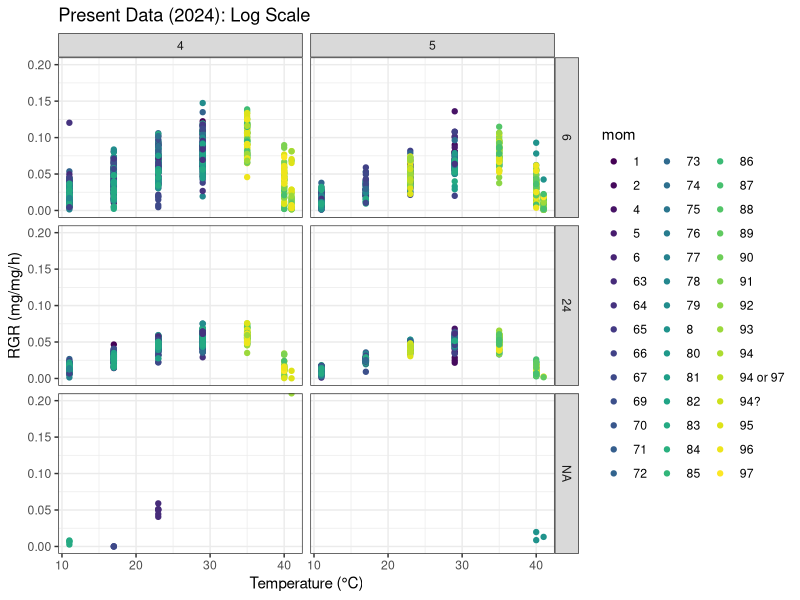
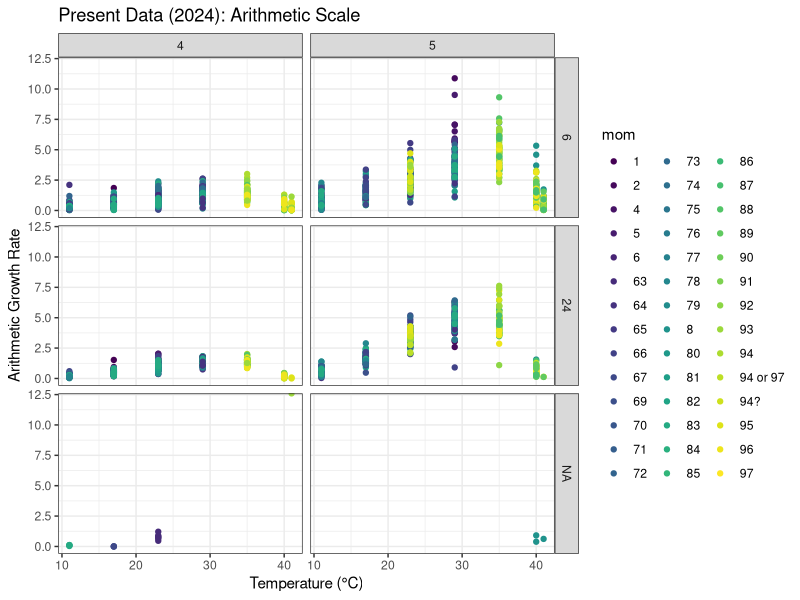
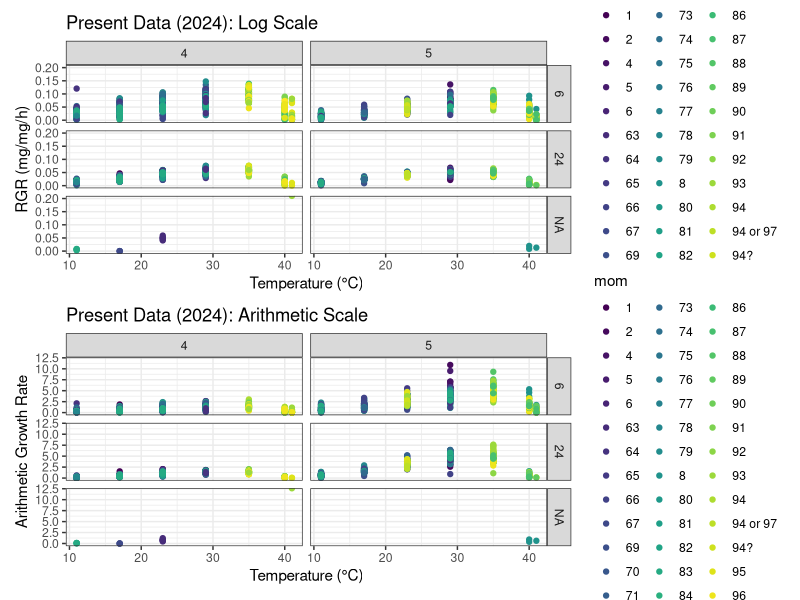

Source code (R) for these figures, in order: (Note: this script raises an error after producing the figures.)
## ---- chunk 1
# Load required libraries
library(ggplot2)
library(data.table)
library(dplyr)
library(patchwork)
library(reshape2)
library(viridis)
library(tidyverse)
library(lubridate)
## ---- chunk 2
# Load Data 
getwd()
tpcvis <- read.csv("PastPresentFilteredConstantTpc2024.csv")
## ---- chunk 3
# Filter Data 
tpcvis_current <- tpcvis %>%
filter(time.per == "current")

# Log Scale Growth Rate Calculation
current_plot_log <- ggplot(tpcvis_current, aes(x = temp, y = rgrlog, color = mom)) +
  geom_point() +
  facet_grid(durbin ~ instar) +
  theme_bw() +
  xlab("Temperature (°C)") +
  ylab("RGR (mg/mg/h)") +
  ggtitle("Present Data (2024): Log Scale") +
  ylim(0, 0.20) +
  scale_color_viridis(discrete = TRUE)
current_plot_log
## ---- chunk 4
# Arithmetic Scale Growth Rate Calculation 
current_plot_arith <- ggplot(tpcvis_current, aes(x = temp, y = rgrarith, color = mom)) +
  geom_point() +
  facet_grid(durbin ~ instar) +
  theme_bw() +
  xlab("Temperature (°C)") +
  ylab("Arithmetic Growth Rate") +
  ggtitle("Present Data (2024): Arithmetic Scale") +
  ylim(0, 12.00) +
  scale_color_viridis(discrete = TRUE)
current_plot_arith
## ---- chunk 5
# Combined Scale Comparison (Current Data)
combined_current_scale_comparison_plot <- current_plot_log + current_plot_arith + plot_layout(ncol = 1)
combined_current_scale_comparison_plot
## ---- chunk 6
tpcvis_past <- tpcvis %>%
  filter(time.per == "past")
## ---- chunk 7
historic_plot_log <- ggplot(tpcvis_past, aes(x = temp, y = rgrlog, color = mom)) +
  geom_point() +
  facet_grid(durbin ~ instar) +
  theme_bw() +
  xlab("Temperature (°C)") +
  ylab("RGR (mg/mg/h)") +
  ggtitle("Historic Data (1999): Log Scale") +
  ylim(0, 0.20) +
  scale_color_viridis(discrete = TRUE)
historic_plot_log
## ---- chunk 8
historic_plot_arith <- ggplot(tpcvis_past, aes(x = temp, y = rgrarith, color = mom)) +
  geom_point() +
  facet_grid(durbin ~ instar) +
  theme_bw() +
  xlab("Temperature (°C)") +
  ylab("Arithmetic Growth Rate") +
  ggtitle("Historic Data (1999): Arithmetic Scale") +
  ylim(0, 12.00) +
  scale_color_viridis(discrete = TRUE)
historic_plot_arith
## ---- chunk 9
combined_historic_scale_comparison_plot <- historic_plot_log + historic_plot_arith + plot_layout(ncol = 1)
combined_historic_scale_comparison_plot
## ---- chunk 10
tpc.logplot <- ggplot(tpcvis, aes(x = temp, y = rgrlog, color = time.per)) +
  geom_point(alpha = 0.5) +
  facet_grid(durbin ~ instar) +
  theme_bw() +
  xlab("Temperature (°C)") +
  ylab("RGR (mg/mg/h)") +
  ggtitle("1999 vs. 2024: Logarithmic Scale RGR") +
  ylim(-0.02, 0.12) +
  scale_color_manual(values = c("current" = "#EE6A50", "past" = "#7AC5CD"))
tpc.logplot
## ---- chunk 11
tpc.arithplot <- ggplot(tpcvis, aes(x = temp, y = rgrarith, color = time.per)) +
  geom_point(alpha = 0.5) +
  facet_grid(durbin ~ instar) +
  theme_bw() +
  xlab("Temperature (°C)") +
  ylab("Arithmetic RGR (mg/mg/h)") +
  ggtitle("1999 vs. 2024: Arithmetic Scale RGR") +
  ylim(-0.02, 11.0) +
  scale_color_manual(values = c("current" = "#EE6A50", "past" = "#7AC5CD"))
tpc.arithplot
## ---- chunk 12
tpc.agglog <- tpcvis %>%
  group_by(temp, time.per, durbin, instar) %>%
  summarise(
    mean = mean(rgrlog, na.rm = TRUE),
    se = sd(rgrlog, na.rm = TRUE) / sqrt(n())
  )
tpc.plotlog <- ggplot(tpc.agglog[tpc.agglog$durbin %in% c(6, 24), ], aes(x = temp, y = mean, color = time.per, group = time.per)) +
  geom_point(alpha = 0.7, size = 2) +
  geom_errorbar(aes(ymin = mean - se, ymax = mean + se), width = 0.3, alpha = 0.6) +
  facet_grid(durbin ~ instar) +
  theme_bw() +
  xlab("Temperature (°C)") +
  ylab("RGR (mg/mg/h)") +
  ggtitle("Aggregated Logarithmic Scale Data") +
  ylim(-0.10, 0.14) +
  scale_color_manual(values = c("current" = "#EE6A50", "past" = "#7AC5CD"))
tpc.plotlog
## ---- chunk 13
tpc.aggarith <- tpcvis %>%
  group_by(temp, time.per, durbin, instar) %>%
  summarise(
    mean = mean(rgrarith, na.rm = TRUE),
    se = sd(rgrarith, na.rm = TRUE) / sqrt(n())
  )
tpc.plot.arith <- ggplot(tpc.aggarith[tpc.aggarith$durbin %in% c(6, 24), ], aes(x = temp, y = mean, color = time.per, group = time.per)) +
  geom_point(alpha = 0.7, size = 2) +
  geom_errorbar(aes(ymin = mean - se, ymax = mean + se), width = 0.3, alpha = 0.6) +
  facet_grid(durbin ~ instar) +
  theme_bw() +
  xlab("Temperature (°C)") +
  ylab("Arithmetic RGR (mg/mg/h)") +
  ggtitle("Aggregated Arithmetic Scale Data") +
  ylim(-0.10, 6.00) +
  scale_color_manual(values = c("current" = "#EE6A50", "past" = "#7AC5CD"))
tpc.plot.arith
